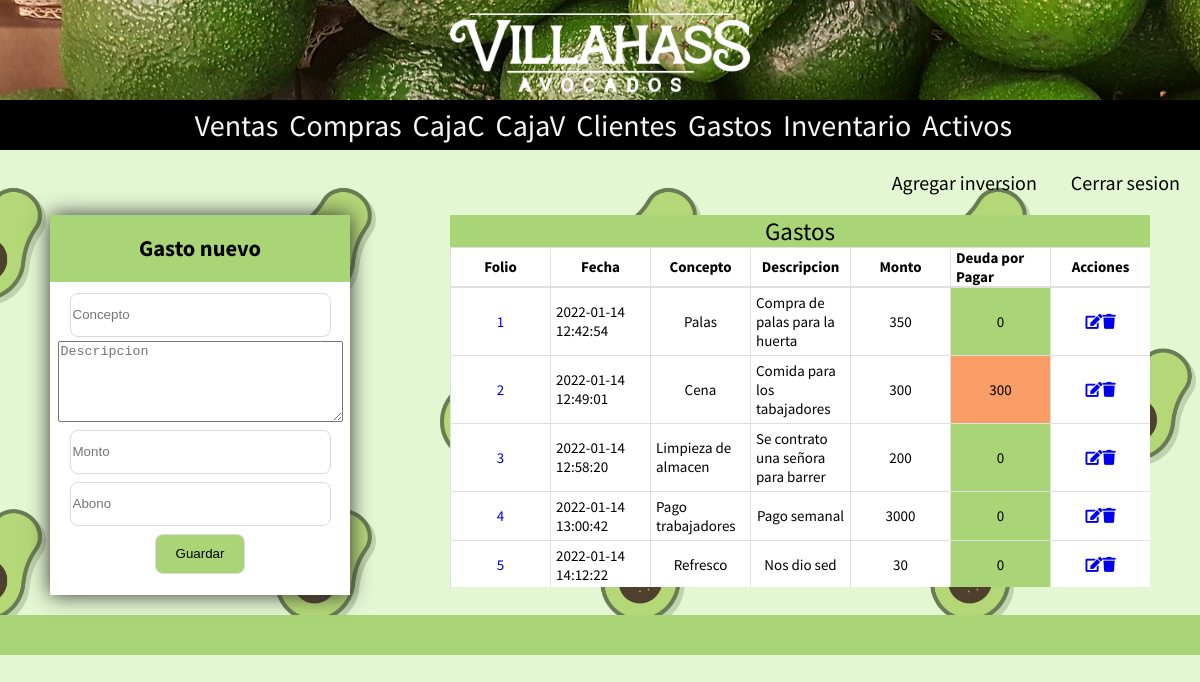
The app's page /gastos_menu.php (signed in) with its own data.
### tables this page shows
CREATE TABLE `gastos` (
  `folio_gastos` int(11) NOT NULL,
  `concepto` varchar(20) DEFAULT NULL,
  `monto` double DEFAULT NULL,
  `fecha` datetime DEFAULT current_timestamp(),
  `descripcion` text DEFAULT NULL,
  `deuda_por_pagar` double NOT NULL
);

### gastos_menu.php (the view, shortened to what this page needs)
<?php
include('includes/header.php');
include("db.php");
?>
<div class="menu_gastos">
    <div class="container_form cliente gasto_form">
        <div class="titulo-modal">
            <h2>Gasto nuevo</h2>
        </div>
        <form action="gastos.php" method="post">
            <input type="text" placeholder="Concepto" name="concepto" required>
            <textarea name="descripcion" id="" cols="33" rows="5" placeholder="Descripcion"></textarea>
            <input type="number" placeholder="Monto" required name="monto">
            <input type="number" placeholder="Abono" required name="abono">
            <input type="submit" value="Guardar">
        </form>
    </div>
    <div class="tabla_gastos">
        <div class="titulo">Gastos</div>
        <div class="cabeceras-7">
            <div class="table_header">Folio</div>
            <div class="table_header">Fecha</div>
            <div class="table_header">Concepto</div>
            <div class="table_header">Descripcion</div>
            <div class="table_header">Monto</div>
            <div class="table_header">Deuda por Pagar</div>
            <div class="table_header">Acciones</div>
        </div>
        <div class="tabla gastos">
            <?php
                $precio = "SELECT * FROM gastos";
                $resultado = mysqli_query($conn, $precio);
                while($row = mysqli_fetch_assoc($resultado)) {?>
                <div class="table_item"> <a href="abonos_menu.php?id=<?php echo $row["folio_gastos"];?>"
                target="_blank"> <?php echo $row["folio_gastos"]?> </a></div>
                <div class="table_item"> <?php echo $row["fecha"] ?> </div>
                <div class="table_item"> <?php echo $row["concepto"] ?> </div>
                <div class="table_item"> <?php echo $row["descripcion"] ?> </div>
                <div class="table_item"> <?php echo $row["monto"] ?> </div>
                <?php
                if($row["deuda_por_pagar"] > 0){ ?>
                    <div class="table_item estatusDebe"> <?php echo $row["deuda_por_pagar"] ?> </div>
               <?php } else{ ?>
                    <div class="table_item estatusPagado"> <?php echo $row["deuda_por_pagar"] ?> </div>
                <?php } ?>
                <div class="table_item"> <abbr title="Editar gasto"><a href="editar_gasto.php?id=<?php echo $row["folio_gastos"];?>">
                <i class="fas fa-edit"></i></a></abbr>
                <abbr title="Eliminar gasto"><a class="item_elimina" href="elimina_gasto.php?id=<?php echo $row["folio_gastos"];?>"> <i  class="fas fa-trash"></i> </a> </abbr> </div>
             <?php } ?>
        </div>
    </div>
</div>
<?php
include('includes/footer.php');
?>

### includes/cabecera.css (style rules this page uses)
body { margin: 0; padding: 0; background-color: #f5f1f1; font-family: "Source Sans Pro", sans-serif; font-size: 20px; background-image: url(../img/fondo2.jpg); background-size: contain; }
a { text-decoration: none; }
.cliente { height: auto; margin-bottom: 20px; }
form input { width: 85%; height: 40px; margin: 4px 0; border-radius: 8px; border: 1px solid #d9dad9; }
input[type="submit"] { margin-bottom: 23px; background: #aad576; width: auto; padding: 0 20px; }
.tabla { width: 200 px; height: 400px; display: grid; grid-template-columns: repeat(9, 1fr); grid-auto-rows: 60px; overflow-y: scroll; overflow-x: scroll; background-color: white; }
.cabeceras-7 { width: 200 px; height: 40px; display: grid; grid-template-columns: repeat(7, 1fr); grid-auto-rows: 40px; background-color: white; }
.gastos { width: 100%; grid-template-columns: repeat(7, 1fr); height: 300px; margin: auto; margin-bottom: 20px; grid-auto-rows: 25px; overflow: auto; background: white; box-shadow: none; grid-auto-rows: auto; }
.table_header, .table_item { display: flex; justify-content: center; align-items: center; font-size: 15px; border-top: 1px solid #dfdfdf; border-left: 1px solid #dfdfdf; padding: 5px; }
.table_header { font-weight: bold; border-bottom: 1px solid #dfdfdf; }
.tabla_gastos { width: 700px; }
.titulo { background-color: #aad576; display: flex; align-items: center; justify-content: center; font-size: 25px; width: 100%; }
.estatusDebe { background-color: #f79d65; }
.estatusPagado { background-color: #aad576; }
.container_form { width: 300px; height: auto; background-color: white; box-shadow: 0 0 20px #333; text-align: center; font-size: 15px; }
.titulo-modal { background: #aad576; padding-top: 1px; padding-bottom: 1px; margin-bottom: 7px; }
.menu_gastos { display: flex; flex-direction: row; flex-wrap: wrap; justify-content: space-around; }
.gasto_form { height: 380px; }

### records on screen
gastos: folio_gastos "1", fecha "2022-01-14 12:42:54", concepto "Palas", descripcion "Compra de palas para la huerta", monto "350", deuda_por_pagar "0"
gastos: folio_gastos "2", fecha "2022-01-14 12:49:01", concepto "Cena", descripcion "Comida para los tabajadores", monto "300", deuda_por_pagar "300"
gastos: folio_gastos "3", fecha "2022-01-14 12:58:20", concepto "Limpieza de almacen", descripcion "Se contrato una señora para barrer", monto "200", deuda_por_pagar "0"
gastos: folio_gastos "4", fecha "2022-01-14 13:00:42", concepto "Pago trabajadores", descripcion "Pago semanal", monto "3000", deuda_por_pagar "0"
gastos: folio_gastos "5", fecha "2022-01-14 14:12:22", concepto "Refresco", descripcion "Nos dio sed", monto "30", deuda_por_pagar "0"
